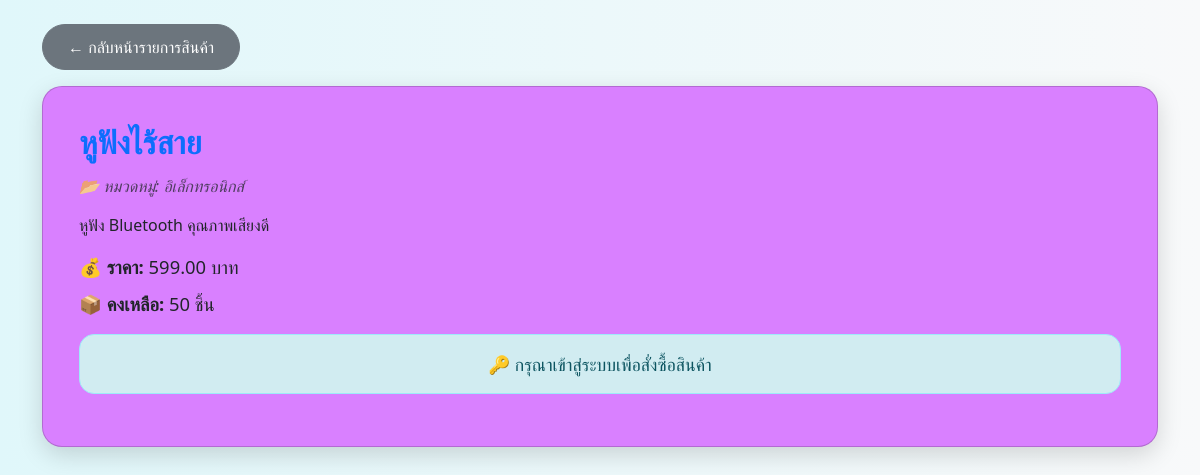
Page /product_detail.php?id=1 on the committed database.
### tables this page shows
CREATE TABLE `products` (
  `product_id` int(11) NOT NULL,
  `product_name` varchar(150) NOT NULL,
  `description` text DEFAULT NULL,
  `price` decimal(10,2) NOT NULL,
  `stock` int(11) DEFAULT 0,
  `category_id` int(11) DEFAULT NULL,
  `created_at` timestamp NOT NULL DEFAULT current_timestamp()
);

CREATE TABLE `categories` (
  `category_id` int(11) NOT NULL,
  `category_name` varchar(100) NOT NULL
);

### product_detail.php (the view, shortened to what this page needs)
<?php
require_once 'config.php';
$product_id = $_GET['id'];
$stmt = $conn->prepare("SELECT p.*, c.category_name
FROM products p
LEFT JOIN categories c ON p.category_id = c.category_id
WHERE p.product_id = ?");
$stmt->execute([$product_id]);
$product = $stmt->fetch(PDO::FETCH_ASSOC);
$isLoggedIn = isset($_SESSION['user_id']);
?>
<!DOCTYPE html>
<html lang="th">
<head>
<link href="https://cdn.jsdelivr.net/npm/bootstrap@5.3.0/dist/css/bootstrap.min.css" rel="stylesheet">
</head>
<body class="container mt-4">
<a href="index.php" class="btn btn-secondary mb-3">← กลับหน้ารายการสินค้า</a>
<div class="card">
    <div class="card-body">
        <h3 class="card-title mb-3"><?= htmlspecialchars($product['product_name']) ?></h3>
        <h6 class="text-muted mb-3">📂 หมวดหมู่: <?= htmlspecialchars($product['category_name']) ?></h6>
        <p class="card-text mt-3"><?= nl2br(htmlspecialchars($product['description'])) ?></p>
        <div class="product-info mt-3">
            <p><strong>💰 ราคา:</strong> <?= number_format($product['price'], 2) ?> บาท</p>
            <p><strong>📦 คงเหลือ:</strong> <?= $product['stock'] ?> ชิ้น</p>
        </div>
        <?php if ($isLoggedIn): ?>
        <form action="cart.php" method="post" class="mt-3">
            <input type="hidden" name="product_id" value="<?= $product['product_id'] ?>">
            <label for="quantity" class="form-label">จำนวน:</label>
            <input type="number" name="quantity" id="quantity" class="form-control w-25 d-inline-block"
                   value="1" min="1" max="<?= $product['stock'] ?>" required>
            <button type="submit" class="btn btn-success ms-2">🛒 เพิ่มในตะกร้า</button>
        </form>
        <?php else: ?>
        <div class="alert alert-info mt-3 text-center">🔑 กรุณาเข้าสู่ระบบเพื่อสั่งซื้อสินค้า</div>
        <?php endif; ?>
    </div>
</div>
</body>
</html>

### product_detail.php (style rules this page uses)
body { background: linear-gradient(to right, #e0f7fa, #f8f9fa); font-family: 'Segoe UI', Tahoma, Geneva, Verdana, sans-serif; }
.card { border-radius: 20px; box-shadow: 0 8px 25px rgba(0,0,0,0.15); background: #d980ffff; padding: 20px; transition: transform 0.3s, box-shadow 0.3s; }
.card-title { font-weight: 700; color: #0d6efd; font-size: 2rem; }
.product-info p { font-size: 1.15rem; margin-bottom: 10px; }
.btn { border-radius: 30px; padding: 10px 25px; transition: background 0.3s, transform 0.2s; }
.btn-secondary { background: #6c757d; color: #fff; }
h6.text-muted { font-size: 1rem; font-style: italic; }
.alert-info { font-size: 1.1rem; border-radius: 15px; background: #d1ecf1; color: #0c5460; }

### rows in the picture
products: product_name "หูฟังไร้สาย", category.category_name "อิเล็กทรอนิกส์", description "หูฟัง Bluetooth คุณภาพเสียงดี", price "599.00", stock "50"
